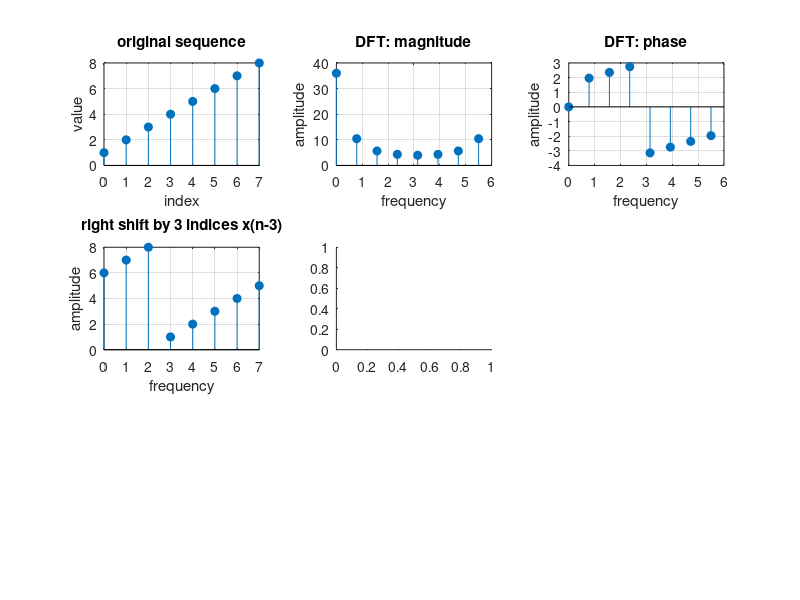

The MATLAB source for this figure:
%{
Sequence is x(n) = {1,2,3,4,5,6,7,8} 
plot sequence and DFT for 
1> Sequence
2> x(n-3)<8>
3> x(n+4)<8>
%}

%Original Sequence
subplot(3,3,1)
x = [1, 2, 3, 4, 5, 6, 7, 8];
N = 8;
n = 0: N-1;
stem(n, x, 'filled');
hold on;
grid on;
title('original sequence');
xlabel('index');
ylabel('value');

%Original sequence DFT
subplot(3,3,2)
w = 0 : 0.1 : 2*pi;
n = 0: N-1;
k = 0: N-1;
wn = exp(-j*2*pi/N*n'*k);
xk = x*wn;
stem(2*pi*k/N, abs(xk), 'filled');
hold on;
grid on;
title('DFT: magnitude');
xlabel('frequency');
ylabel('amplitude');

subplot(3,3,3)
stem(2*pi*k/N, angle(xk), 'filled');
hold on;
grid on;
title('DFT: phase');
xlabel('frequency');
ylabel('amplitude');

%Right Shift Sequence
subplot(3,3,4)
n = 0: N-1;
n1 = mod(n-3, N); 
%{
this makes the index circular.
when n-3 < 0, n1 = (n-3)-(-1*N) = (n-3) + N
when n-3 >= 0, n1 = n-3
this gives for
n = 0, n1 = -3+8 = 5
n = 1, n1 = -2+8 = 6
n = 2, n1 = -1+8 = 7
n = 3, n1 = 0 = 0
n = 4, n1 = 1 = 1
n = 5, n1 = 2 = 2
n = 6, n1 = 3 = 3
n = 7, n1 = 4 = 4
Thus completing the criteria for circular/periodic right shifting
%}
y1 = x(n1 + 1);
subplot(3,3,4);
stem(n, y1, 'filled');
hold on;
grid on;
title('right shift by 3 indices x(n-3)');
xlabel('frequency');
ylabel('amplitude');

%DFT of right shift sequence
subplot(3,3,5)